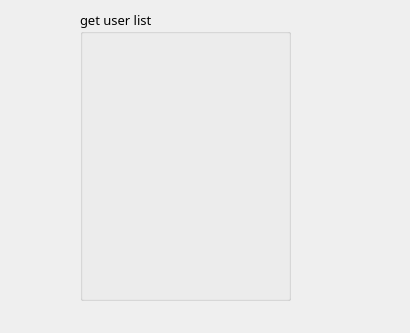
<?xml version="1.0" encoding="UTF-8"?>
<ui version="4.0">
 <class>getuserlist</class>
 <widget class="QDialog" name="getuserlist">
  <property name="geometry">
   <rect>
    <x>0</x>
    <y>0</y>
    <width>410</width>
    <height>333</height>
   </rect>
  </property>
  <property name="windowTitle">
   <string>Dialog</string>
  </property>
  <widget class="QGroupBox" name="groupBox">
   <property name="geometry">
    <rect>
     <x>80</x>
     <y>10</y>
     <width>211</width>
     <height>291</height>
    </rect>
   </property>
   <property name="font">
    <font>
     <family>MV Boli</family>
     <pointsize>10</pointsize>
    </font>
   </property>
   <property name="title">
    <string>get user list</string>
   </property>
   <widget class="QLabel" name="label_user_list_message">
    <property name="geometry">
     <rect>
      <x>10</x>
      <y>30</y>
      <width>191</width>
      <height>41</height>
     </rect>
    </property>
    <property name="text">
     <string/>
    </property>
   </widget>
   <widget class="QLabel" name="label_user_list_chat">
    <property name="geometry">
     <rect>
      <x>20</x>
      <y>80</y>
      <width>171</width>
      <height>191</height>
     </rect>
    </property>
    <property name="text">
     <string/>
    </property>
   </widget>
  </widget>
 </widget>
 <resources/>
 <connections/>
</ui>
